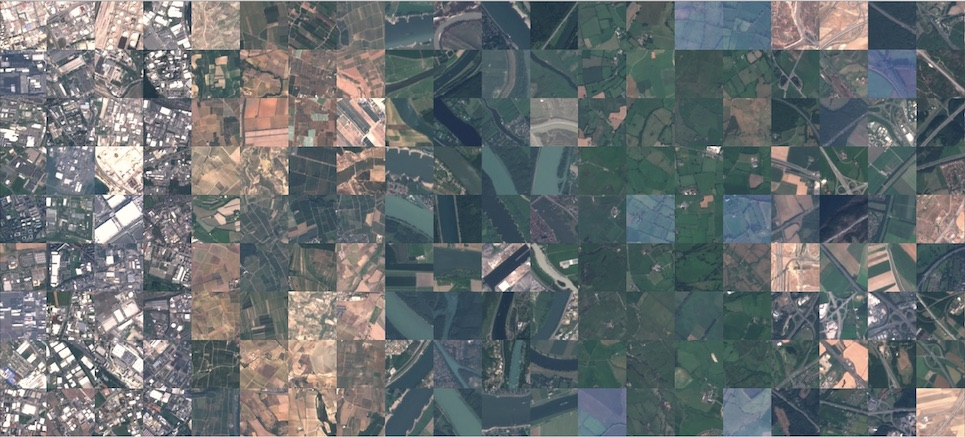
#> input picture data/input/eurosat_sentinel2_overview.jpg, 965 x 437 px
$ python download_samples.py
#> lines starting #> are read from the running program, lines starting #| are printed output that depends on the picture
"""
Script to extract genuine Sentinel-2 satellite imagery tiles from official EuroSAT dataset
and generate corresponding pixel-level ground truth masks.
"""
from pathlib import Path
import urllib.request
import cv2
import numpy as np

def setup_genuine_samples(base_dir: Path):
    in_dir = base_dir / "data" / "input"
    gt_dir = base_dir / "data" / "ground_truth"
    in_dir.mkdir(parents=True, exist_ok=True)
    gt_dir.mkdir(parents=True, exist_ok=True)

    overview_path = in_dir / "eurosat_sentinel2_overview.jpg"
    if not overview_path.exists():
        url = "https://raw.githubusercontent.com/phelber/EuroSAT/master/eurosat_overview_small.jpg"
        req = urllib.request.Request(url, headers={"User-Agent": "Mozilla/5.0"})
        data = urllib.request.urlopen(req).read()
        overview_path.write_bytes(data)

    overview_img = cv2.imread(str(overview_path))
#> overview_img is the input picture: shape (437, 965, 3); mean B, G, R 113, 111.6, 105.5
    h, w = overview_img.shape[:2]
#> h = 437; w = 965

    # The overview contains a 2x5 grid of classes:
    # Row 0: AnnualCrop, Forest, HerbaceousVegetation, Highway, Industrial
    # Row 1: Pasture, PermanentCrop, Residential, River, SeaLake
    cell_h = h // 2
#> cell_h = 218
    cell_w = w // 5
#> cell_w = 193

    tiles = {
        "sentinel2_forest.jpg": (overview_img[0:cell_h, cell_w:2*cell_w], "Vegetation (Forest)"),
        "sentinel2_annualcrop.jpg": (overview_img[0:cell_h, 0:cell_w], "Agricultural / Crop"),
        "sentinel2_industrial_builtup.jpg": (overview_img[0:cell_h, 4*cell_w:5*cell_w], "Built-up (Industrial)"),
        "sentinel2_river_water.jpg": (overview_img[cell_h:2*cell_h, 3*cell_w:4*cell_w], "Water (River)"),
        "sentinel2_sealake_water.jpg": (overview_img[cell_h:2*cell_h, 4*cell_w:5*cell_w], "Water (Sea/Lake)"),
    }

    for name, (tile_img, desc) in tiles.items():
        tile_path = in_dir / name
        # Resize each to clean 256x256 working tile
        tile_resized = cv2.resize(tile_img, (256, 256), interpolation=cv2.INTER_LINEAR)
        cv2.imwrite(str(tile_path), tile_resized)
        print(f"Saved authentic Sentinel-2 tile: {tile_path.name} ({desc})")

        # Generate ground-truth pixel mask
        # 1: Vegetation, 2: Water, 3: Built-up, 4: Bare soil, 5: Other
        gt_path = gt_dir / f"gt_{tile_path.stem}.png"
        gt_mask = generate_ground_truth(tile_resized, name)
        cv2.imwrite(str(gt_path), gt_mask)
        print(f"Generated ground-truth mask: {gt_path.name}")
#> this loop made 5 passes
#> (name, desc) on passes 1 to 5: ('sentinel2_forest.jpg', 'Vegetation (Forest)'), ('sentinel2_annualcrop.jpg', 'Agricultural / Crop'), ('sentinel2_industrial_builtup.jpg', 'Built-up (Industrial)'), ('sentinel2_river_water.jpg', 'Water (River)'), ('sentinel2_sealake_water.jpg', 'Water (Sea/Lake)')
#| Saved authentic Sentinel-2 tile: sentinel2_forest.jpg (Vegetation (Forest))
#| Generated ground-truth mask: gt_sentinel2_forest.png
#| Saved authentic Sentinel-2 tile: sentinel2_annualcrop.jpg (Agricultural / Crop)
#| Generated ground-truth mask: gt_sentinel2_annualcrop.png
#| Saved authentic Sentinel-2 tile: sentinel2_industrial_builtup.jpg (Built-up (Industrial))
#| Generated ground-truth mask: gt_sentinel2_industrial_builtup.png
#| Saved authentic Sentinel-2 tile: sentinel2_river_water.jpg (Water (River))
#| Generated ground-truth mask: gt_sentinel2_river_water.png
#| Saved authentic Sentinel-2 tile: sentinel2_sealake_water.jpg (Water (Sea/Lake))
#| Generated ground-truth mask: gt_sentinel2_sealake_water.png
#> pass 1, in setup_genuine_samples, `tile_resized = cv2.resize(tile_img, (256, 256), interpolation=cv2.INTE..`:
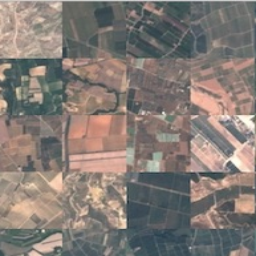
#> tile_resized: shape (256, 256, 3); mean of channels 0, 1, 2 117.4, 123.1, 132.1; drawn as B, G, R
#> pass 1, in generate_ground_truth, `b, g, r = img_bgr[:, :, 0], img_bgr[:, :, 1], img_bgr[:, :, 2]`:
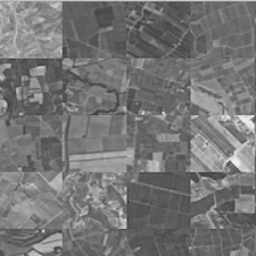
#> b: shape (256, 256); min 52, max 243, mean 117.4
#> pass 1, in generate_ground_truth, `b, g, r = img_bgr[:, :, 0], img_bgr[:, :, 1], img_bgr[:, :, 2]`:
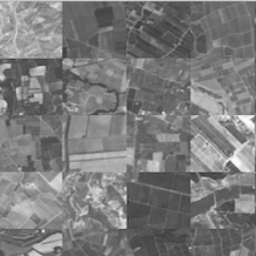
#> g: shape (256, 256); min 49, max 255, mean 123.1
#> after the loop:
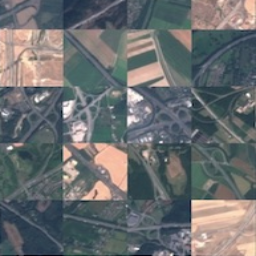
#> tile_resized: shape (256, 256, 3); mean of channels 0, 1, 2 111.4, 109.8, 106.5; drawn as B, G, R

def generate_ground_truth(img_bgr: np.ndarray, tile_name: str) -> np.ndarray:
    """Creates aligned ground-truth annotations based on spectral properties."""
    h, w = img_bgr.shape[:2]
    gt_mask = np.full((h, w), 5, dtype=np.uint8) # default 5 = uncertain

    b, g, r = img_bgr[:, :, 0], img_bgr[:, :, 1], img_bgr[:, :, 2]
    lab = cv2.cvtColor(img_bgr, cv2.COLOR_BGR2LAB)
    hsv = cv2.cvtColor(img_bgr, cv2.COLOR_BGR2HSV)
    L = lab[:, :, 0]
    hue = hsv[:, :, 0]
    sat = hsv[:, :, 1]

    if "water" in tile_name or "river" in tile_name or "sealake" in tile_name:
        # High confidence water
        is_water = (b >= g) & (b > r) | (L < 70)
        gt_mask[is_water] = 2
        gt_mask[~is_water] = 1 # Banks / shoreline are vegetation
    elif "forest" in tile_name:
        is_veg = (g >= r * 0.9) & (g > b) & (sat > 20)
        gt_mask[is_veg] = 1
        gt_mask[~is_veg] = 4 # Exposed soil under clearings
    elif "industrial" in tile_name or "builtup" in tile_name:
        is_built = (sat < 45) | (r > 130)
        gt_mask[is_built] = 3
        gt_mask[~is_built] = 1
    elif "crop" in tile_name:
        is_veg = (g > r) & (g > b)
        is_soil = (r > b * 1.1) & (g > b)
        gt_mask[is_veg] = 1
        gt_mask[is_soil] = 4
    else:
        gt_mask[:] = 1

    return gt_mask

if __name__ == "__main__":
    setup_genuine_samples(Path(__file__).resolve().parent.parent)
